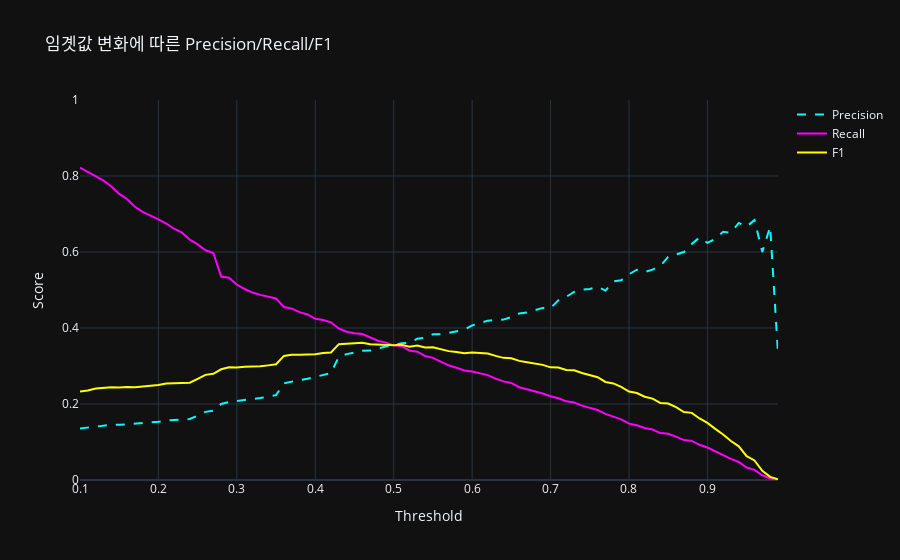

Write notebook code for a chart like this one.
### Code cell
thr_list = np.round(np.arange(0.1, 1.0, 0.01), 2)
rows = []
for thr in thr_list:
    y_hat = (y_prob >= thr).astype(int)
    rows.append([
        thr,
        precision_score(y_test, y_hat, zero_division=0),
        recall_score(y_test, y_hat, zero_division=0),
        f1_score(y_test, y_hat, zero_division=0)
    ])

thr_table = pd.DataFrame(rows, columns=['threshold', 'precision', 'recall', 'f1'])

fig = go.Figure()
fig.add_trace(go.Scatter(x=thr_table["threshold"], y=thr_table["precision"],
                         mode="lines", name="Precision",
                         line=dict(dash="dash", color="cyan")))
fig.add_trace(go.Scatter(x=thr_table["threshold"], y=thr_table["recall"],
                         mode="lines", name="Recall",
                         line=dict(color="magenta")))
fig.add_trace(go.Scatter(x=thr_table["threshold"], y=thr_table["f1"],
                         mode="lines", name="F1",
                         line=dict(color="yellow")))

fig.update_layout(title="임곗값 변화에 따른 Precision/Recall/F1",
                  xaxis_title="Threshold",
                  yaxis_title="Score",
                  yaxis=dict(range=[0,1]),
                  template="plotly_dark")
fig.show()
